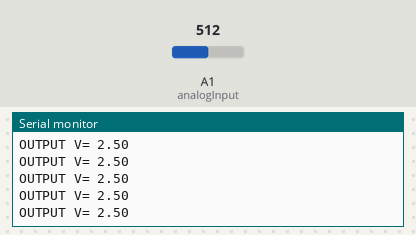
The sketch below on a simulated Arduino Uno, built with avr-gcc and run on an emulated ATmega328P. On the bench: the last lines printed to the serial monitor. Inputs (shaded band) come from the test bench; at power-on: A1 (analogInput) = 512.

Above: at 1.2 s.
1.3 s: A1 (analogInput) set to 716
At 1.31 s:
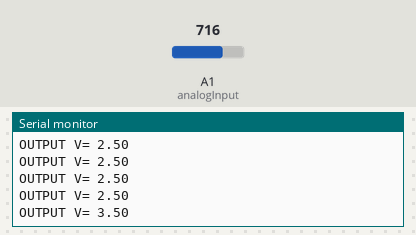
2.8 s: A1 (analogInput) set to 900
At 2.82 s:
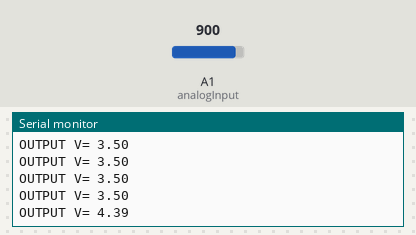
Timing chart, 0 to 5.8 s (numbered marks = the images above; inputs shaded):
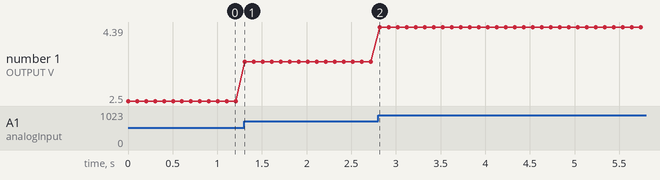

The sketch:

voltage_sensor.ino
```cpp
#include <Wire.h>
char t[10];
int analogInput = A1;
float vout = 0.0;
float vin = 0.0;
float R1 = 39000.0; //
float R2 = 10000.0; //
int value = 0;
float iout=0;
String floatToString;
void setup(){
   pinMode(analogInput, INPUT);
   Serial.begin(9600);
   Wire.begin(7);
   Wire.onRequest(requestEvent);
   //Serial.print("DC VOLTMETER");
}
void loop(){
   // read the value at analog input
   value = analogRead(analogInput);
   vout = (value * 5.0) / 1024.0; // see text
  // vin = vout / (R2/(R1+R2));
//  iout=vout/R2;

Serial.print("OUTPUT V= ");
Serial.println(vout);
/*Serial.println(vout,7);
Serial.println(iout,7);*/
delay(100);
dtostrf(vout,1,7,t);
}
void requestEvent(){

Wire.write(t);
}
```

Measured:
- after the input at 1.3 s, the serial monitor: prints a new line at once (image 1)
- after the input at 2.8 s, the serial monitor: prints a new line at once (image 2)
- plotted number 1: 2.5 → 3.5 after the input at 1.3 s, 3.5 → 4.39 after the input at 2.8 s
